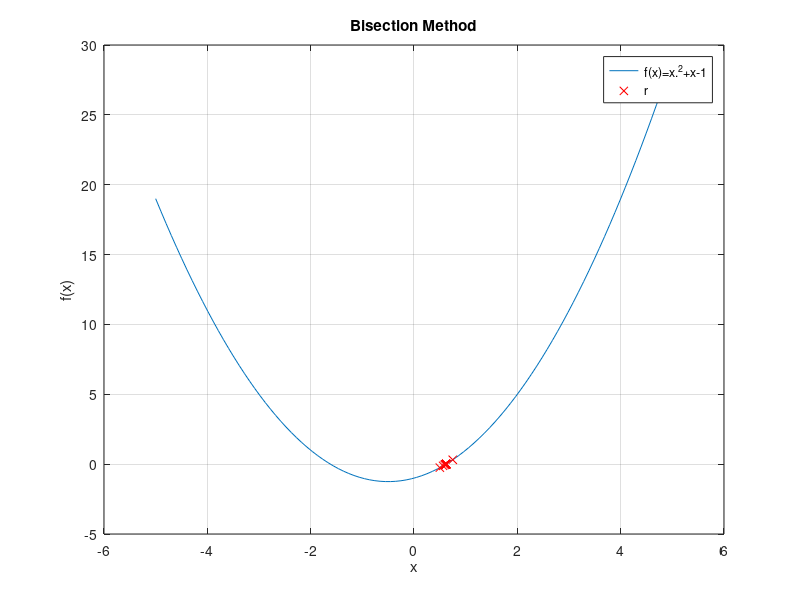

This chart was generated by the following MATLAB code:
function Bisection=Bisection_02()
  function y=f(x)
    y=x.^2+x-1;
  end
  a=0;
  b=1;
  tol=1e-6;
  r=[];
  i=0;
  while ((b-a)/2)>tol
    c=(a+b)/2;
    r=[r;c];
    if f(c)==0
      break;
    elseif f(c)*f(a)>0
      a=c;
    else
      b=c;
    end
    i=i+1;
  end
  fprintf("The Number of Iteration required is : %d\n",i);
  fprintf("The root is: \n");
  disp(r(end));
  x = linspace(-5, 5, 100);
  y = f(x);

  figure;
  plot(x, y);
  hold on;
  plot(r, f(r),'rx');
  hold off;
  xlabel('x');
  ylabel('f(x)');
  title('Bisection Method');
  legend('f(x)=x.^2+x-1', 'r');
  grid on;

endfunction